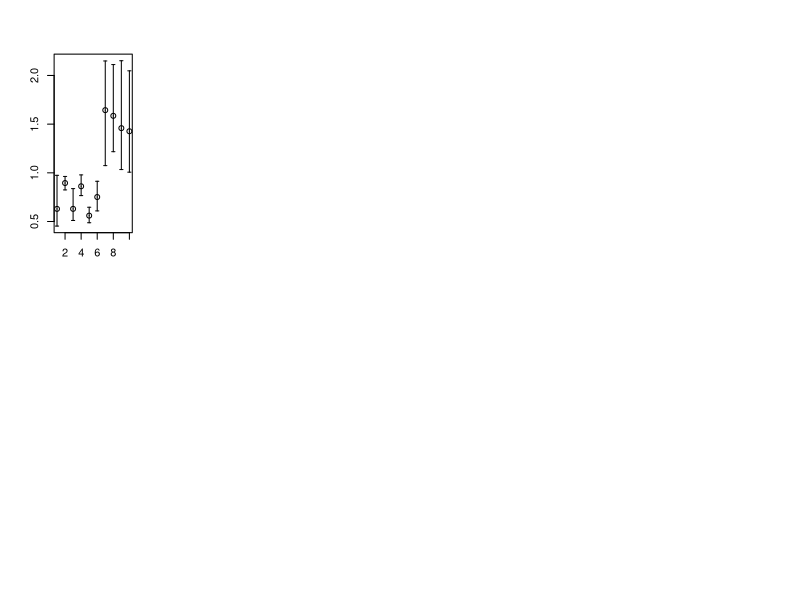

Reproduce this figure in R. (Note: this script raises an error after producing the figure.)
# LOAD PACKAGES
library(mgcv)
library(plyr)
library(plotrix)


# SET WORKING DIRECTORY AND LOAD DATA
# Data file not manipulated prior to import


setwd("/home/eebrandt/projects/temp_trials/male_only/src/GAMMS_Q10s/")
#setwd("C:/Users/Patrick/Documents/research_projects/Erin_Brandt_temperature")
dat <- read.csv("temp_vib_data_toPatrick.csv")

# CLEAN DATA
dat$tape.AF8.video <- NULL
dat$comments <- NULL
dat <- dat[which(!dat$complete=="NA"), ]
colnames(dat) <- c(
  "complete",
  "ind",
  "treatment",
  "rank",
  "date",
  "temp",
  "weight",
  "ct.width",
  "scrape",
  "srms",
  "thump",
  "trms",
  "buzz",
  "brms",
  "srates",
  "sfreq",
  "tfreq",
  "bfreq"
)
dat$ind <- factor(dat$ind)

# CLEAN UP DATA AND PLOT HISTOGRAMS
dat$treatment<-factor(dat$treatment)
dat$data.na <- apply(dat,1,function(x) sum(!is.na(x[9:18])))
dat <- dat[which(!dat$data.na < max(dat$data.na)),] # omit NA rows
#dat$scrape <- dat$scrape*1000
#dat$thump <- dat$thump*100
#dat$buzz <- dat$buzz*100



par(mfrow=c(2,5))

# MODEL (GAMM)
# Use Gamma family for errors (as it seems that data are positively
# and bounded on the lower end by 0. 
# Using gamm() in mgcv package, but could use other functions from other packages. 

# define knots for GAM and run models
knots.val <- 15

mod.list <- list() # create model list
mod.list[[1]] <- gamm(scrape~ s(temp, k=knots.val), random=list(ind=~1), family=Gamma(link="log"), data=dat)
mod.list[[2]] <- gamm(srms~ s(temp, k=knots.val), random=list(ind=~1), family=Gamma(link="log"), data=dat)
mod.list[[3]] <- gamm(thump~ s(temp, k=knots.val), random=list(ind=~1), family=Gamma(link="log"), data=dat)
mod.list[[4]] <- gamm(trms~ s(temp, k=knots.val), random=list(ind=~1), family=Gamma(link="log"), data=dat)
mod.list[[5]] <- gamm(buzz~ s(temp, k=knots.val), random=list(ind=~1), family=Gamma(link="log"), data=dat)
mod.list[[6]] <- gamm(brms~ s(temp, k=knots.val), random=list(ind=~1), family=Gamma(link="log"), data=dat)
mod.list[[7]] <- gamm(srates~ s(temp, k=knots.val), random=list(ind=~1), family=Gamma(link="log"), data=dat)
mod.list[[8]] <- gamm(sfreq~ s(temp, k=knots.val), random=list(ind=~1), family=Gamma(link="log"), data=dat)
mod.list[[9]] <- gamm(tfreq~ s(temp, k=knots.val), random=list(ind=~1), family=Gamma(link="log"), data=dat)
mod.list[[10]] <- gamm(bfreq ~ s(temp, k=knots.val), random=list(ind=~1), family=Gamma(link="log"), data=dat)


# In general, residual plots look alright, with a couple of exceptions (scrape, bfreq, etc.). These can be rechecked once the outliers that you mentioned on 12-Feb-2015 are dealt with. 

# PLOT ALL RELATIONSHIPS
# create prediction dataframe
# Note that the raw data points are not yet plotted here.

# vectors to hold global and spot Q10 values for each variable
globalQ10 <- vector(mode = "numeric")
globalSE <- vector(mode = "numeric")
spotQ10 <- vector(mode = "numeric")


# predict values (remember that link function for Gamma family
# has been modified to the log-link to ease prediction.
output <- list()
par(mfrow=c(2,5))
for (i in seq_along(mod.list)) {
  mod.temp <- mod.list[[i]]
  var.name <- colnames(mod.temp$gam$model)[1]
  
  # prediction data frame
  newdat <- data.frame(temp=seq(
   min(mod.temp$gam$model$temp), 
   max(mod.temp$gam$model$temp), 
   0.05))

  
  # OVERALL MODEL PREDICTION FOR PLOTTING (?)
  pred <- predict(mod.temp$gam, newdata=newdat, type="link", se.fit=T)$fit
  se <- predict(mod.temp$gam, newdata=newdat, type="link", se.fit=T)$se.fit
  predfit <- exp(pred) # 50% percentile of estimate
  lower95 <- exp(pred-1.96*se)
  upper95 <- exp(pred+1.96*se)
  
  # set plot limits
  title.plot <- colnames(mod.temp$gam$model)[1]
  raw.response <- dat[, title.plot]
  response <- mod.temp$gam$model[,1]
  xlim.val <- c(20, 50)
  ylim.val <- c(min(raw.response), max(raw.response))  # add 5% to scale
  
  
  
  
  # Q10 CALCULATION FUNCTION
  q10_function <- function () {
  # Draw two random temperatures from "newdat" data.frame
  # Note that Q10 equation does not require 10degC intervals
  min.temp <- max(newdat$temp)-10
  samp.dat <- subset(newdat, newdat$temp<=min.temp)
  low.temp <- sample(samp.dat$temp, 1)
  two.temps <- data.frame(temp=c(low.temp, low.temp+10))
  
  # predict from model
  two.temps$pred <- predict(mod.temp$gam, newdata=two.temps, type="link", se.fit=T)$fit
  two.temps$se <- predict(mod.temp$gam, newdata=two.temps, type="link", se.fit=T)$se.fit
  
 # draw from distribution (SE approximates SD for normal dist in GLM)
  # keep on link scale
  rate1 <- exp(rnorm(1, two.temps$pred[1], two.temps$se[1]))
  rate2 <- exp(rnorm(1, two.temps$pred[2], two.temps$se[2]))
  q10 <- (rate2/rate1)^(10/(two.temps$temp[2]-two.temps$temp[1]))
  q10calc <-  c(q10calc, q10)
  }
  
  # makes a vector to hold all the values for the globalvalues
  q10calc <- vector(mode = "numeric") 
  
  # 1000 random Q10 calculations
  x <- replicate(1000, q10_function())
  #x <- subset(x, x<20) # eliminate some outlier
  a <- as.numeric(quantile(x, prob=c(0.025, 0.5, 0.975))) # calculate percentiles
  hi.se <- (a[3] - a[2])/1.96 # upper SE
  lo.se <- (a[2] - a[1])/1.96 # upper SE
  
  # summarize into data frame
  output[[i]] <- data.frame(variable=var.name, lo95=a[1], q10.val=a[2], hi95=a[3], lo.se=lo.se, hi.se=hi.se)

      
  # plot
  #raw.response <- dat[, title.plot]
  #plot(newdat$temp, predfit, lwd=2, xlim=xlim.val, ylim=ylim.val, type="l", main="", ann=F, col="white")
  #polygon(x=c(newdat$temp, rev(newdat$temp)), y=c(lower95, rev(upper95)), col="grey80", border=NA)
  #par(new=T)
  #plot(newdat$temp, predfit, lwd=2, xlim=xlim.val, ylim=ylim.val, type="l", main=title.plot, ylab=title.plot, xlab="temperature")
  #par(new=T)
  #plot(dat$temp, raw.response, xlim=xlim.val, ylim=ylim.val, type="p", main=title.plot, ylab=title.plot, xlab="temperature", pch=16, col="grey50")
}

par(1,1)

# SAVE OUTPUT
output <- ldply(output)
write.csv(output, "q10_calcs.csv", row.names=F)

# PLOTTING
# very basic just to get an idea (95% CI plotted)
plotCI(
 x=1:nrow(output), 
 y=output$q10.val,
 uiw=output$hi95-output$q10.val, 
 liw=output$q10.val-output$lo95, 
 ann=F
 )

plot()

#===============================
# Erin's code for plotting below
#===============================


#makes our Q10 data frame containing global q10, spot q10, and SE for global
#Q10_total <- data.frame(globalQ10,globalSE, spotQ10)

# calculates mean +/ SE for the global Q10
#SEplus <- globalQ10 + globalSE
#SEminus <- globalQ10 - globalSE

# plots both global (+/- SE) and spot Q10 values
#par(mfrow=c(1,2))
#plot(SEplus, type = "p", col = "red", pch = 16, cex = .5, axes = FALSE, main = "Global Q10 Values", ylab = "Global Q10 +/- SE")
#axis(1, at = 1:10, labels = names(globalQ10), cex.axis = .43)
#axis(side = 2, ylim = c(.93, 1.06), ylab = "Q10 +/- SE")
#lines(SEminus, type = "p", col = "red", pch = 16, cex = .5)
#lines(globalQ10, type = "p", bg = "black", pch = 16, cex = .5)
#box()

#plot(spotQ10, type = "p", pch = 16, col = "black", cex = .5, main = "Spot Q10 Values", axes = FALSE, ylab = "Spot Q10", xlab = "")
#axis(1, at = 1:10, labels = names(globalQ10), cex.axis = .43)
#axis(side = 2)
#box()

output[1, 2] = 1/output[1,2]
output[1, 3] = 1/output[1,3]
output[1, 4] = 1/output[1,4]
output[1, 5] = 1/output[1,5]
output[1, 6] = 1/output[1,6]

output[3, 2] = 1/output[3,2]
output[3, 3] = 1/output[3,3]
output[3, 4] = 1/output[3,4]
output[3, 5] = 1/output[3,5]
output[3, 6] = 1/output[3,6]

output[5, 2] = 1/output[5,2]
output[5, 3] = 1/output[5,3]
output[5, 4] = 1/output[5,4]
output[5, 5] = 1/output[5,5]
output[5, 6] = 1/output[5,6]

plot(output$q10.val~output$variable)
lines()

#output <- ldply(output)
write.csv(output, "q10_calcs.csv", row.names=F)